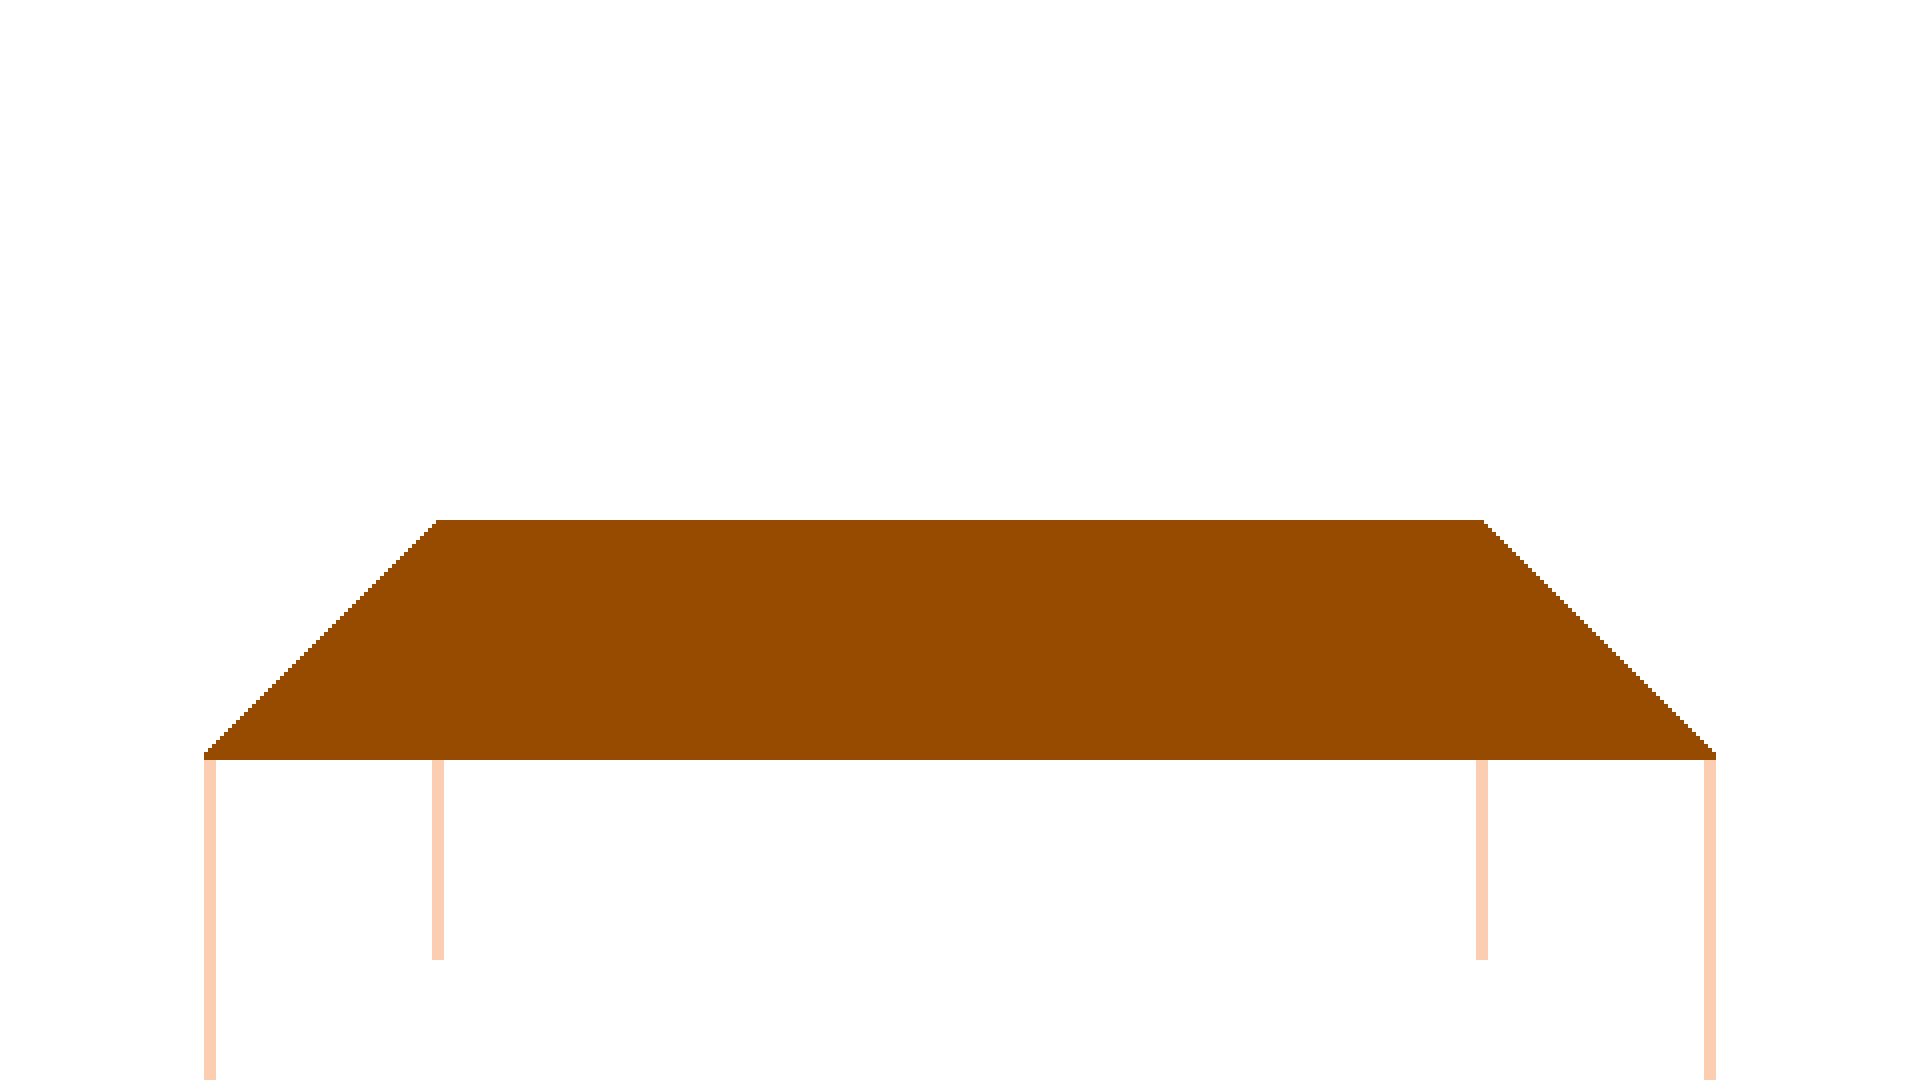

This is a level from a 2D game, rendered from its Tiled map with the project's own tilesets. A one-line summary and the map file follow, with tile-layer data summarised:
An orthogonal 480x270 tile map with 4x4 px tiles, 1 tile layer (Tile Layer 1), 3 tilesets.

<map version="1.10" tiledversion="1.10.2" orientation="orthogonal" renderorder="right-down" width="480" height="270" tilewidth="4" tileheight="4" infinite="0" nextlayerid="2" nextobjectid="1">
 <tileset firstgid="1" name="red" tilewidth="4" tileheight="4" tilecount="140625" columns="375">
  <image source="red.png" width="1500" height="1500" />
 </tileset>
 <tileset firstgid="140626" name="orange" tilewidth="4" tileheight="4" tilecount="140625" columns="375">
  <image source="orange.png" width="1500" height="1500" />
 </tileset>
 <tileset firstgid="281251" name="vvpat" tilewidth="4" tileheight="4" tilecount="22420" columns="118">
  <image source="../templates/vvpat.png" width="472" height="763" />
 </tileset>
 <layer id="1" name="Tile Layer 1" width="480" height="270">
  <data>[129600 cells, 129600 non-empty, 8 distinct tile ids]</data>
 </layer>
</map>
